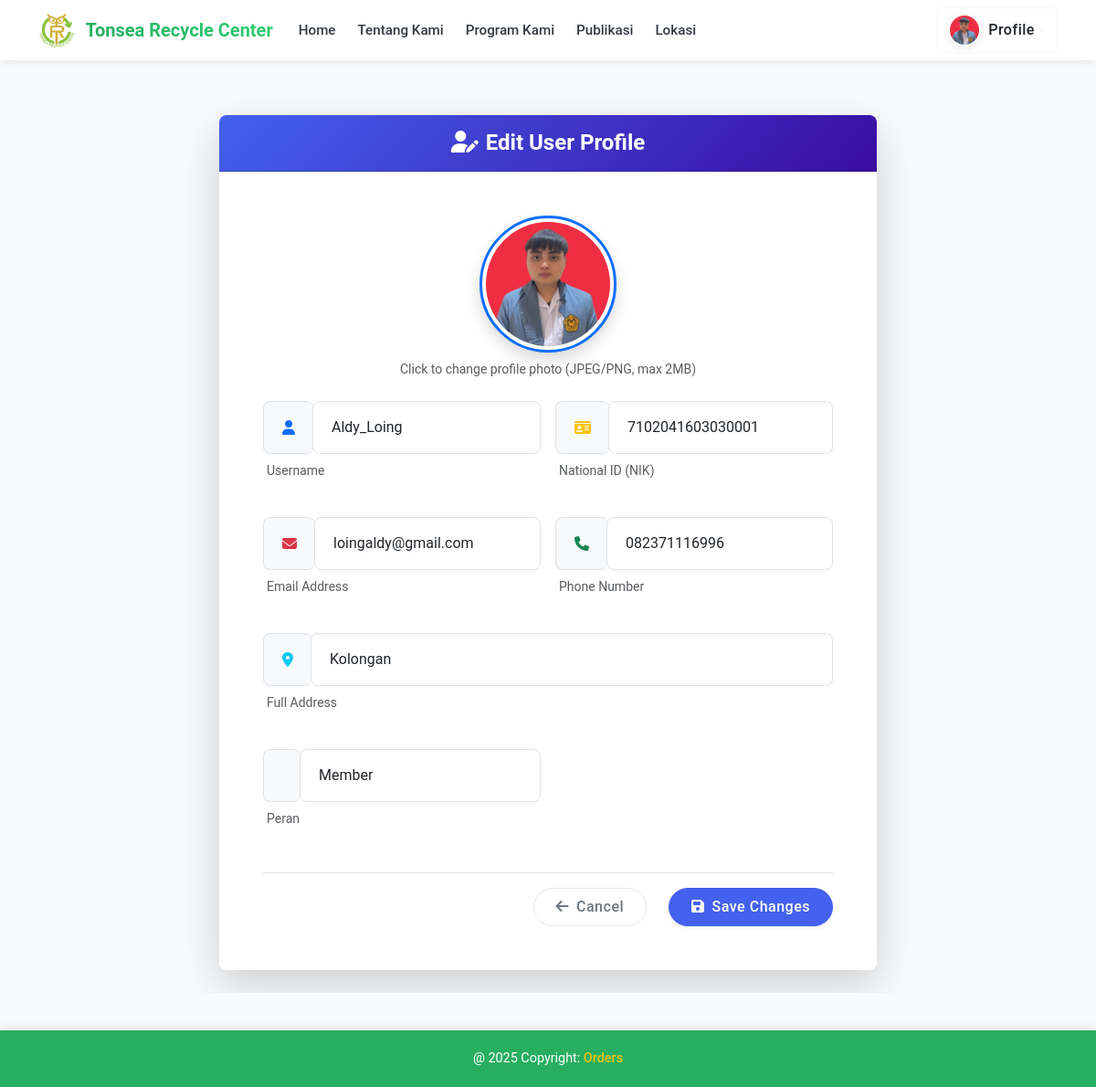
Screenshot of /users/edit/2/ (signed in) with the database file from the repository.
### posting/models.py (models this page shows, shortened)
class CustomUser(AbstractUser):
    ADMIN_TRX = 'admin_trc'
    MEMBER = 'member'
    ROLE_CHOICES = [
        (ADMIN_TRX, 'Admin TRC'),
        (MEMBER, 'Member'),
    ]
    nik = models.CharField(max_length=16, unique=True, blank=False, null=False)
    email = models.EmailField(unique=True)
    nomor_hape = models.CharField(max_length=15, unique=True)
    address = models.TextField(blank=True, null=True)
    role = models.CharField(max_length=20, choices=ROLE_CHOICES, default=MEMBER)
    is_active = models.BooleanField(default=True)
    points = models.IntegerField(default=0)
    profile_picture = models.ImageField(
        upload_to='profile_pictures/',
        blank=True,
        null=True,
        default='default-avatar.png'
    )

### posting/views.py (the view)
# urls.py: path("users/edit/<int:user_id>/", edit_user, name="edit_user"),
@login_required
@user_passes_test(is_admin)
def edit_user(request, user_id):
    user = get_object_or_404(CustomUser, id=user_id)
    if request.method == "POST":
        form = UserForm(request.POST, request.FILES, instance=user)  # ✅ Tambahkan request.FILES
        if form.is_valid():
            form.save()
            messages.success(request, "User successfully updated!")
            return redirect("manage_users")
        else:
            messages.error(request, "Terjadi kesalahan. Periksa kembali input Anda.")
    else:
        form = UserForm(instance=user)
    return render(request, "users/edit_user.html", {"form": form, "user": user})

### posting/forms.py (shortened to what this page needs)
class UserForm(forms.ModelForm):
    class Meta:
        model = CustomUser
        fields = ['username', 'nik', 'email', 'nomor_hape', 'address', 'role', 'profile_picture']
        labels = {
            "username": "Nama Pengguna",
            "nik": "NIK",
            "email": "Email",
            "nomor_hape": "Nomor Telepon",
            "address": "Alamat",
            "role": "Peran",
            "profile_picture": "Foto Profil",
        }
        widgets = {
            "username": forms.TextInput(attrs={"class": "form-control"}),
            "nik": forms.TextInput(attrs={"class": "form-control"}),
            "email": forms.EmailInput(attrs={"class": "form-control"}),
            "nomor_hape": forms.TextInput(attrs={"class": "form-control"}),
            "address": forms.TextInput(attrs={"class": "form-control"}),
            "role": forms.Select(attrs={"class": "form-control"}),
            "profile_picture": forms.ClearableFileInput(attrs={"class": "form-control"}),
        }

### posting/views.py (called while the page is built)
def is_admin(user):
    return user.is_authenticated and user.role == CustomUser.ADMIN_TRX

### template/users/edit_user.html (shortened to what this page needs)
{% extends 'base.html' %}
{% load static %}
{% block content %}
<div class="container py-5">
    <div class="row justify-content-center">
        <div class="col-lg-8">
            <div class="card border-0 shadow-lg rounded-3 overflow-hidden">
                <div class="card-header bg-gradient-primary text-white py-3">
                    <h2 class="h4 mb-0 text-center fw-semibold">
                        <i class="fas fa-user-edit me-2"></i>Edit User Profile
                    </h2>
                </div>
                <div class="card-body p-4 p-md-5">
                    <div class="text-center mb-4">
                        <div class="position-relative d-inline-block">
                            <label for="profile_picture" class="cursor-pointer">
                                <img id="profile-preview"
                                    src="{% if user.profile_picture %}{{ user.profile_picture.url }}{% else %}{% static 'img/default-profile.png' %}{% endif %}"
                                    alt="Profile Picture"
                                    class="img-thumbnail rounded-circle border-3 border-primary profile-pic shadow">
                            </label>
                        </div>
                        <p class="text-muted small mt-2">Click to change profile photo (JPEG/PNG, max 2MB)</p>
                    </div>
                    <form method="post" enctype="multipart/form-data" class="needs-validation" novalidate>
                        <div class="row g-3">
                            {% for field in form %}
                                {% if field.name not in "password1 password2 profile_picture" %}
                                <div class="col-md-{% if field.name == 'address' %}12{% else %}6{% endif %}">
                                    <div class="form-floating mb-3">
                                        {% if field.name == "is_active" %}
                                            <div class="form-check form-switch ps-0">
                                                {{ field }}
                                                <label class="form-check-label ms-3 fw-medium" for="{{ field.id_for_label }}">
                                                    <i class="fas fa-toggle-{% if field.value %}on text-success{% else %}off text-muted{% endif %} me-2"></i>
                                                    Active Status
                                                </label>
                                            </div>
                                        {% else %}
                                            <div class="form-group">
                                                <div class="input-group input-group-lg">
                                                    <span class="input-group-text bg-light border-end-0">
                                                        {% if field.name == "username" %}
                                                            <i class="fas fa-user text-primary"></i>
                                                        {% elif field.name == "nik" %}
                                                            <i class="fas fa-id-card text-warning"></i>
                                                        {% elif field.name == "email" %}
                                                            <i class="fas fa-envelope text-danger"></i>
                                                        {% elif field.name == "nomor_hape" %}
                                                            <i class="fas fa-phone text-success"></i>
                                                        {% elif field.name == "address" %}
                                                            <i class="fas fa-map-marker-alt text-info"></i>
                                                        {% endif %}
                                                    </span>
                                                    {{ field }}
                                                </div>
                                                <label for="{{ field.id_for_label }}" class="form-label small text-muted mt-2 ms-1">
                                                    {% if field.name == "username" %}Username
                                                    {% elif field.name == "nik" %}National ID (NIK)
                                                    {% elif field.name == "email" %}Email Address
                                                    {% elif field.name == "nomor_hape" %}Phone Number
                                                    {% elif field.name == "address" %}Full Address
                                                    {% else %}{{ field.label }}{% endif %}
                                                </label>
                                            </div>
                                        {% endif %}
                                    </div>
                                </div>
                                {% endif %}
                            {% endfor %}
                        </div>
                        <div class="d-grid gap-3 d-md-flex justify-content-md-end mt-4 pt-3 border-top">
                            <a href="{% url 'manage_users' %}" class="btn btn-outline-secondary rounded-pill px-4 py-2 me-md-2">
                                <i class="fas fa-arrow-left me-2"></i>Cancel
                            </a>
                            <button type="submit" class="btn btn-primary rounded-pill px-4 py-2 shadow-sm">
                                <i class="fas fa-save me-2"></i>Save Changes
                            </button>
                        </div>
                    </form>
                </div>
            </div>
        </div>
    </div>
</div>
{% endblock %}

### template/base.html (shortened to what this page needs)
{% load static %}
<!doctype html>
<html lang="en">
<head>
    <link href="https://cdn.jsdelivr.net/npm/bootstrap@5.0.2/dist/css/bootstrap.min.css" rel="stylesheet">
    <link href="https://cdn.jsdelivr.net/npm/bootstrap@5.3.0/dist/css/bootstrap.min.css" rel="stylesheet">
    <link rel="stylesheet" href="https://cdnjs.cloudflare.com/ajax/libs/font-awesome/6.4.2/css/all.min.css">
</head>
<body>
  <nav class="navbar navbar-expand-lg navbar-light fixed-top">
    <div class="container">
        <a class="navbar-brand d-flex align-items-center" href="{% url 'index' %}">
            <img src="{% static 'img/TRC.png' %}" alt="TRC Logo">
            <span>Tonsea Recycle Center</span>
        </a>
        <div class="collapse navbar-collapse" id="navbarNav">
            <ul class="navbar-nav me-auto mb-2 mb-lg-0">
                <li class="nav-item">
                    <a class="nav-link nav-close" href="{% url 'index' %}#carouselExampleCaptions">Home</a>
                </li>
                <li class="nav-item">
                    <a class="nav-link nav-close" href="{% url 'index' %}#about-us">Tentang Kami</a>
                </li>
                <li class="nav-item">
                    <a class="nav-link nav-close" href="{% url 'index' %}#program">Program Kami</a>
                </li>
                <li class="nav-item">
                    <a class="nav-link nav-close" href="{% url 'index' %}#publication">Publikasi</a>
                </li>
                <li class="nav-item">
                    <a class="nav-link nav-close" href="{% url 'index' %}#location">Lokasi</a>
                </li>
            </ul>
            <ul class="navbar-nav">
                  {% if user.is_authenticated %}
                  <li class="nav-item dropdown">
                    <button class="btn btn-outline-light dropdown-toggle d-flex align-items-center" type="button" id="dropdownMenuButton1" data-bs-toggle="dropdown" aria-expanded="false">
                        <img src="{{ user.profile_picture.url }}" class="rounded-circle profile-icon me-2" alt="Profile Image">
                        <span class="d-none d-md-inline text-dark">Profile</span>
                    </button>
                    </li>
                {% else %}
                <li class="nav-item"><a class="btn btn-success me-2" href="{% url 'login' %}">Login</a></li>
                <li class="nav-item"><a class="btn btn-primary" href="{% url 'signup' %}">Sign Up</a></li>
                {% endif %}
            </ul>
        </div>
    </div>
</nav>
<div class="container content mt-5">
    {% block content %}
    {% endblock %}
</div>
<footer>
    <div>@ 2025 Copyright: <a href="https://orderswebsite.vercel.app/">Orders</a></div>
</footer>
</body>
</html>

### template/base.html (style rules this page uses)
:root { --primary-green: #2ecc71; --dark-green: #27ae60; --light-green: #d5f5e3; --accent-yellow: #f1c40f; --soft-gray: #f8f9fa; --medium-gray: #e9ecef; --dark-gray: #343a40; --white: #ffffff; --shadow-sm: 0 2px 8px rgba(0, 0, 0, 0.08); --shadow-md: 0 4px 12px rgba(0, 0, 0, 0.12); --transition: all 0.3s cubic-bezier(0.25, 0.8, 0.25, 1); }
html, body { height: 100%; margin: 0; display: flex; flex-direction: column; font-family: 'Poppins', sans-serif; background-color: var(--soft-gray); }
.navbar { background-color: var(--white); padding: 12px 0; box-shadow: var(--shadow-sm); transition: var(--transition); }
.navbar-brand { font-weight: 700; font-size: 1.5rem; }
.nav-link { font-weight: 500; padding: 0.5rem 1rem; transition: all 0.3s ease; }
.navbar-brand img { height: 40px; margin-right: 12px; transition: var(--transition); }
.navbar-brand span { font-size: 1.25rem; background: linear-gradient(to right, var(--dark-green), var(--primary-green)); -webkit-background-clip: text; -webkit-text-fill-color: transparent; }
.navbar-nav .nav-link { color: var(--dark-gray) !important; font-weight: 500; font-size: 0.95rem; padding: 8px 16px; margin: 0 4px; border-radius: 8px; transition: var(--transition); position: relative; }
.navbar-nav .nav-link::after { content: ''; position: absolute; bottom: 0; left: 50%; transform: translateX(-50%); width: 0; height: 2px; background: var(--primary-green); transition: var(--transition); }
.btn-outline-light { border-color: var(--primary-green); color: var(--primary-green); font-weight: 500; border-radius: 8px; transition: var(--transition); padding: 8px 16px; }
.btn-primary { background-color: var(--accent-yellow); border-color: var(--accent-yellow); color: var(--dark-gray); font-weight: 500; border-radius: 8px; transition: var(--transition); padding: 8px 20px; }
.profile-icon { width: 36px; height: 36px; object-fit: cover; border-radius: 50%; border: 2px solid var(--white); box-shadow: var(--shadow-sm); transition: var(--transition); }
.content { flex: 1; padding-bottom: 80px; padding-top: 30px; }
footer { background-color: var(--dark-green); color: var(--white); padding: 20px 0; text-align: center; width: 100%; position: fixed; bottom: 0; left: 0; font-size: 0.9rem; box-shadow: 0 -2px 10px rgba(0, 0, 0, 0.1); z-index: 1000; }
footer a { color: var(--accent-yellow); text-decoration: none; font-weight: 500; transition: var(--transition); }

### template/users/edit_user.html (style rules this page uses)
:root { --primary-color: #4361ee; --primary-light: #eef2ff; --success-color: #10b981; --danger-color: #ef4444; }
body { background-color: #f8fafc; font-family: 'Roboto', sans-serif; }
.card { border: none; transition: transform 0.3s ease, box-shadow 0.3s ease; }
.card-header { background: linear-gradient(135deg, var(--primary-color), #3a0ca3); }
.profile-pic { width: 150px; height: 150px; object-fit: cover; border: 3px solid #e9ecef; transition: all 0.3s ease; }
.input-group-lg .form-control, .input-group-lg .input-group-text { padding: 1rem 1.25rem; font-size: 1rem; border-radius: 0.5rem !important; }
.input-group-text { transition: background-color 0.3s ease; }
.btn { font-weight: 500; letter-spacing: 0.5px; transition: all 0.3s ease; }
.btn-primary { background-color: var(--primary-color); border-color: var(--primary-color); }
.btn-outline-secondary { border-color: #e2e8f0; }
.card { animation: fadeIn 0.4s ease-out forwards; }

### rows the page displays
CustomUser: profile_picture (picture), form "Aldy_Loing" "7102041603030001" "loingaldy@gmail.com" "082371116996" "Kolongan" "Member"

### other values shown
{{ field.label }} "Peran"
